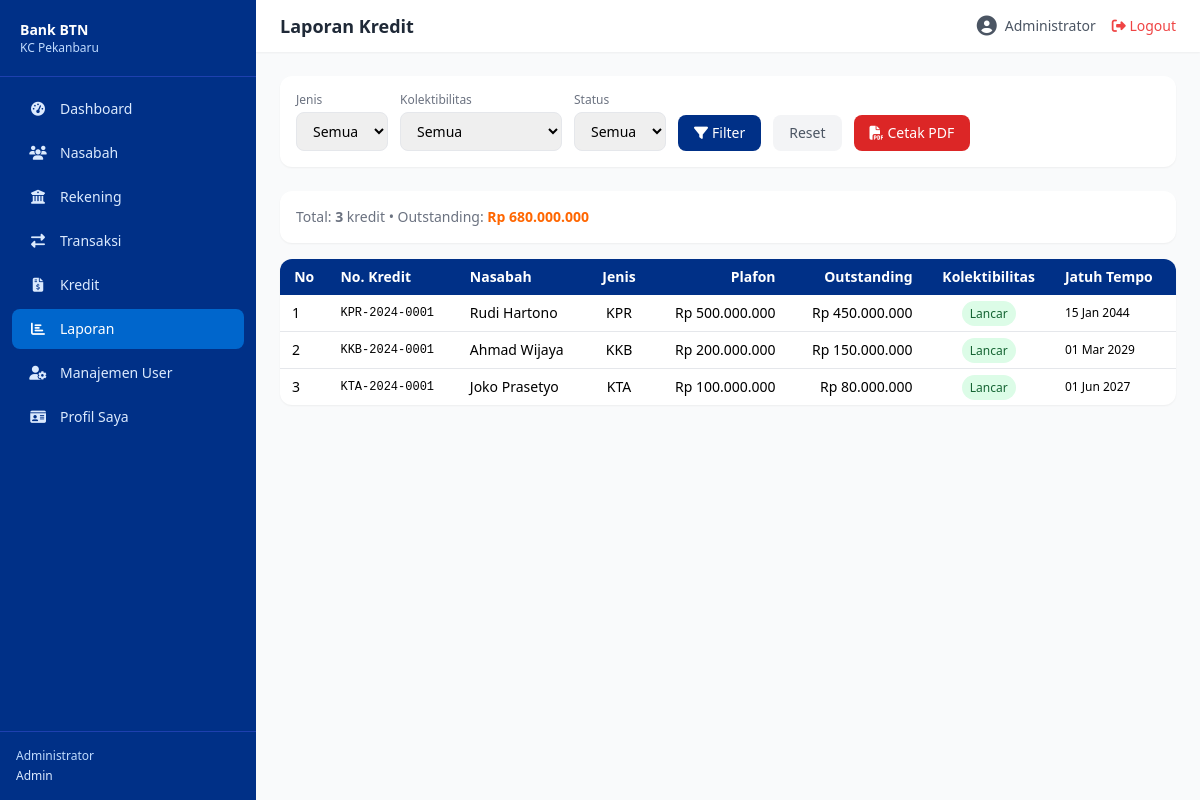
/public/laporan/kredit (signed in), run on the app's committed database.
### tables this page shows
CREATE TABLE kredit (
    id BIGINT UNSIGNED AUTO_INCREMENT PRIMARY KEY,
    no_kredit VARCHAR(25) NOT NULL UNIQUE,
    nasabah_id BIGINT UNSIGNED NOT NULL,
    jenis_kredit VARCHAR(100) NOT NULL,
    plafon DECIMAL(15,2) NOT NULL,
    outstanding DECIMAL(15,2) NOT NULL,
    suku_bunga DECIMAL(5,2) NOT NULL,
    tenor_bulan INT NOT NULL,
    angsuran_per_bulan DECIMAL(15,2) NOT NULL,
    tanggal_mulai DATE NOT NULL,
    tanggal_jatuh_tempo DATE NOT NULL,
    tujuan_kredit TEXT NULL,
    jaminan VARCHAR(255) NULL,
    kolektibilitas ENUM('lancar','perhatian_khusus','kurang_lancar','diragukan','macet') NOT NULL DEFAULT 'lancar',
    status ENUM('aktif','lunas','hapus_buku','macet') NOT NULL DEFAULT 'aktif',
    created_by BIGINT UNSIGNED NULL,
    created_at TIMESTAMP DEFAULT CURRENT_TIMESTAMP,
    updated_at TIMESTAMP DEFAULT CURRENT_TIMESTAMP ON UPDATE CURRENT_TIMESTAMP,
    FOREIGN KEY (nasabah_id) REFERENCES nasabah(id) ON DELETE CASCADE,
    FOREIGN KEY (created_by) REFERENCES users(id) ON DELETE SET NULL,
    INDEX idx_nasabah (nasabah_id),
    INDEX idx_status (status),
    INDEX idx_kolektibilitas (kolektibilitas)
);

CREATE TABLE nasabah (
    id BIGINT UNSIGNED AUTO_INCREMENT PRIMARY KEY,
    no_nasabah VARCHAR(20) NOT NULL UNIQUE,
    nik VARCHAR(16) NOT NULL UNIQUE,
    nama_lengkap VARCHAR(255) NOT NULL,
    tempat_lahir VARCHAR(100) NULL,
    tanggal_lahir DATE NOT NULL,
    jenis_kelamin ENUM('L','P') NOT NULL,
    agama VARCHAR(20) NULL,
    status_perkawinan ENUM('lajang','menikah','cerai') DEFAULT 'lajang',
    pekerjaan VARCHAR(100) NULL,
    penghasilan_bulanan DECIMAL(15,2) NULL,
    no_telepon VARCHAR(20) NOT NULL,
    email VARCHAR(255) NULL,
    alamat TEXT NOT NULL,
    rt_rw VARCHAR(10) NULL,
    kelurahan VARCHAR(100) NULL,
    kecamatan VARCHAR(100) NULL,
    kota_kabupaten VARCHAR(100) NOT NULL,
    provinsi VARCHAR(100) NOT NULL,
    kode_pos VARCHAR(10) NULL,
    no_ktp_path VARCHAR(500) NULL,
    status ENUM('aktif','nonaktif','blacklist') NOT NULL DEFAULT 'aktif',
    created_by BIGINT UNSIGNED NULL,
    updated_by BIGINT UNSIGNED NULL,
    created_at TIMESTAMP DEFAULT CURRENT_TIMESTAMP,
    updated_at TIMESTAMP DEFAULT CURRENT_TIMESTAMP ON UPDATE CURRENT_TIMESTAMP,
    deleted_at TIMESTAMP NULL,
    FOREIGN KEY (created_by) REFERENCES users(id) ON DELETE SET NULL,
    FOREIGN KEY (updated_by) REFERENCES users(id) ON DELETE SET NULL,
    INDEX idx_nik (nik),
    INDEX idx_nama (nama_lengkap),
    INDEX idx_status (status)
);

### core/Controller.php (called while the page is built, shortened)
<?php
class Controller {
    protected function view(string $view, array $data = []): void {
        extract($data);
        $viewFile = '../app/views/' . str_replace('.', '/', $view) . '.php';
        require_once $viewFile;
    }
    protected function get(string $key, $default = null) {
        return isset($_GET[$key]) ? trim($_GET[$key]) : $default;
    }
}

### app/controllers/LaporanController.php (called while the page is built, shortened)
<?php
class LaporanController extends Controller {
    public function kredit(): void {
        $filter = [
            'status' => $this->get('status', ''),
            'kolektibilitas' => $this->get('kolektibilitas', ''),
            'jenis_kredit' => $this->get('jenis_kredit', ''),
        ];
        $db = Database::getInstance()->getConnection();
        $where = ['1=1'];
        $params = [];
        $whereStr = implode(' AND ', $where);
        $stmt = $db->prepare("SELECT k.*, n.nama_lengkap, n.no_nasabah FROM kredit k JOIN nasabah n ON k.nasabah_id = n.id WHERE $whereStr ORDER BY k.created_at DESC");
        $stmt->execute($params);
        $data = $stmt->fetchAll(PDO::FETCH_ASSOC);
        $this->view('laporan.kredit', [
            'title' => 'Laporan Kredit',
            'data' => $data,
            'filter' => $filter,
        ]);
    }
}

### core/App.php (called while the page is built, shortened)
<?php
class App {
    protected $method = 'index';
    public function __construct() {
        $url = $this->parseUrl();
        $controllerMap = [
            'auth'       => 'AuthController',
            'dashboard'  => 'DashboardController',
            'nasabah'    => 'NasabahController',
            'rekening'   => 'RekeningController',
            'transaksi'  => 'TransaksiController',
            'kredit'     => 'KreditController',
            'laporan'    => 'LaporanController',
            'users'      => 'UserController',
            'profile'    => 'ProfileController',
        ];
        if ($url && isset($controllerMap[$url[0]])) {
            $ctrlClass = $controllerMap[$url[0]];
            $ctrlFile = '../app/controllers/' . $ctrlClass . '.php';
            if (file_exists($ctrlFile)) {
                unset($url[0]);
            }
        } else if ($url && !isset($controllerMap[$url[0]])) {
            $ctrlFile = '../app/controllers/DashboardController.php';
            if (file_exists($ctrlFile)) {
                require_once $ctrlFile;
            }
        } else {
            $ctrlFile = '../app/controllers/DashboardController.php';
            if (file_exists($ctrlFile)) {
                require_once $ctrlFile;
            }
        }
        $ctrl = new $this->controller;
        if (isset($url[1]) && method_exists($ctrl, $url[1])) {
            $this->method = $url[1];
            unset($url[1]);
        }
        $this->params = $url ? array_values($url) : [];
        call_user_func_array([$ctrl, $this->method], $this->params);
    }
    protected function parseUrl(): array {
        if (isset($_GET['url'])) {
            return explode('/', filter_var(rtrim($_GET['url'], '/'), FILTER_SANITIZE_URL));
        }
        return [];
    }
}

### public/index.php (called while the page is built, shortened)
<?php
require_once __DIR__ . '/../core/Controller.php';
require_once __DIR__ . '/../core/App.php';
require_once __DIR__ . '/../app/helpers/Helper.php';
require_once __DIR__ . '/../app/models/Transaksi.php';
require_once __DIR__ . '/../app/models/Kredit.php';
require_once __DIR__ . '/../app/controllers/LaporanController.php';
$app = new App();

### app/views/laporan/kredit.php (the view, shortened to what this page needs)
<?php require_once '../app/views/layouts/header.php'; ?>
<div class="bg-white rounded-xl shadow-sm p-4 mb-6">
    <form method="GET" action="<?= BASE_URL ?>/laporan/kredit" class="flex flex-wrap gap-3 items-end">
        <div><label class="block text-xs text-gray-500 mb-1">Jenis</label><select name="jenis_kredit" class="px-3 py-2 border rounded-lg text-sm outline-none"><option value="">Semua</option></select></div>
        <div><label class="block text-xs text-gray-500 mb-1">Kolektibilitas</label><select name="kolektibilitas" class="px-3 py-2 border rounded-lg text-sm outline-none"><option value="">Semua</option></select></div>
        <div><label class="block text-xs text-gray-500 mb-1">Status</label><select name="status" class="px-3 py-2 border rounded-lg text-sm outline-none"><option value="">Semua</option></select></div>
        <button type="submit" class="px-4 py-2 bg-btn-primary text-white rounded-lg text-sm"><i class="fas fa-filter mr-1"></i>Filter</button>
        <a href="<?= BASE_URL ?>/laporan/kredit" class="px-4 py-2 bg-gray-100 text-gray-600 rounded-lg text-sm">Reset</a>
        <a href="<?= BASE_URL ?>/laporan/cetakKredit?<?= http_build_query($filter) ?>" target="_blank" class="px-4 py-2 bg-red-600 text-white rounded-lg text-sm"><i class="fas fa-file-pdf mr-1"></i>Cetak PDF</a>
    </form>
</div>
<div class="bg-white rounded-xl shadow-sm p-4 mb-4">
    <p class="text-sm text-gray-500">Total: <strong><?= count($data) ?></strong> kredit • Outstanding: <strong class="text-btn-accent"><?= Helper::formatRupiah(array_sum(array_column($data, 'outstanding'))) ?></strong></p>
</div>
<div class="bg-white rounded-xl shadow-sm overflow-hidden">
    <table class="w-full text-sm">
        <thead class="bg-btn-primary text-white"><tr><th class="px-3 py-2">No</th><th class="px-3 py-2 text-left">No. Kredit</th><th class="px-3 py-2 text-left">Nasabah</th><th class="px-3 py-2">Jenis</th><th class="px-3 py-2 text-right">Plafon</th><th class="px-3 py-2 text-right">Outstanding</th><th class="px-3 py-2">Kolektibilitas</th><th class="px-3 py-2 text-left">Jatuh Tempo</th></tr></thead>
        <tbody class="divide-y">
            <?php foreach($data as $i => $d): ?>
            <tr class="hover:bg-gray-50">
                <td class="px-3 py-2"><?= $i+1 ?></td>
                <td class="px-3 py-2 font-mono text-xs"><?= $d['no_kredit'] ?></td>
                <td class="px-3 py-2"><?= htmlspecialchars($d['nama_lengkap']) ?></td>
                <td class="px-3 py-2 text-center"><?= $d['jenis_kredit'] ?></td>
                <td class="px-3 py-2 text-right"><?= Helper::formatRupiah($d['plafon']) ?></td>
                <td class="px-3 py-2 text-right font-medium"><?= Helper::formatRupiah($d['outstanding']) ?></td>
                <td class="px-3 py-2 text-center"><?= Helper::getStatusBadge($d['kolektibilitas']) ?></td>
                <td class="px-3 py-2 text-xs"><?= Helper::formatTanggal($d['tanggal_jatuh_tempo']) ?></td>
            </tr>
            <?php endforeach; ?>
        </tbody>
    </table>
</div>
<?php require_once '../app/views/layouts/footer.php'; ?>

### app/helpers/Helper.php (shortened to what this page needs)
<?php
class Helper {
    public static function formatTanggal(?string $date): string {
        $months = ['Jan','Feb','Mar','Apr','Mei','Jun','Jul','Agu','Sep','Okt','Nov','Des'];
        $ts = strtotime($date);
        return date('d', $ts) . ' ' . $months[(int)date('m', $ts) - 1] . ' ' . date('Y', $ts);
    }
    public static function formatRupiah($amount): string {
        return 'Rp ' . number_format((float)$amount, 0, ',', '.');
    }
    public static function getStatusBadge(string $status): string {
        $colors = [
            'aktif' => 'bg-green-100 text-green-800',
            'nonaktif' => 'bg-gray-100 text-gray-800',
            'blacklist' => 'bg-red-100 text-red-800',
            'beku' => 'bg-yellow-100 text-yellow-800',
            'tutup' => 'bg-red-100 text-red-800',
            'sukses' => 'bg-green-100 text-green-800',
            'batal' => 'bg-red-100 text-red-800',
            'pending' => 'bg-yellow-100 text-yellow-800',
            'lancar' => 'bg-green-100 text-green-800',
            'perhatian_khusus' => 'bg-yellow-100 text-yellow-800',
            'kurang_lancar' => 'bg-orange-100 text-orange-800',
            'diragukan' => 'bg-red-100 text-red-700',
            'macet' => 'bg-red-100 text-red-800',
            'lunas' => 'bg-blue-100 text-blue-800',
            'belum_bayar' => 'bg-yellow-100 text-yellow-800',
            'terlambat' => 'bg-red-100 text-red-800',
        ];
        $class = $colors[$status] ?? 'bg-gray-100 text-gray-800';
        $label = ucfirst(str_replace('_', ' ', $status));
        return "<span class=\"px-2 py-1 rounded-full text-xs font-medium {$class}\">{$label}</span>";
    }
}

### data on the page
kredit: no_kredit "KPR-2024-0001", nasabah.nama_lengkap "Rudi Hartono", jenis_kredit "KPR", plafon "Rp 500.000.000", outstanding "Rp 450.000.000", kolektibilitas "Lancar", tanggal_jatuh_tempo "15 Jan 2044"
kredit: no_kredit "KKB-2024-0001", nasabah.nama_lengkap "Ahmad Wijaya", jenis_kredit "KKB", plafon "Rp 200.000.000", outstanding "Rp 150.000.000", kolektibilitas "Lancar", tanggal_jatuh_tempo "01 Mar 2029"
kredit: no_kredit "KTA-2024-0001", nasabah.nama_lengkap "Joko Prasetyo", jenis_kredit "KTA", plafon "Rp 100.000.000", outstanding "Rp 80.000.000", kolektibilitas "Lancar", tanggal_jatuh_tempo "01 Jun 2027"

### other printed values
$menu['label'] "Dashboard"
$menu['label'] "Nasabah"
$menu['label'] "Rekening"
$menu['label'] "Transaksi"
$menu['label'] "Kredit"
$menu['label'] "Laporan"
$menu['label'] "Manajemen User"
$menu['label'] "Profil Saya"
Auth::user()['nama'] "Administrator"
Auth::role() "Admin"
$title "Laporan Kredit"
count($data) "3"
Helper::formatRupiah(array_sum(array_column($data, 'outstanding'))) "Rp 680.000.000"
